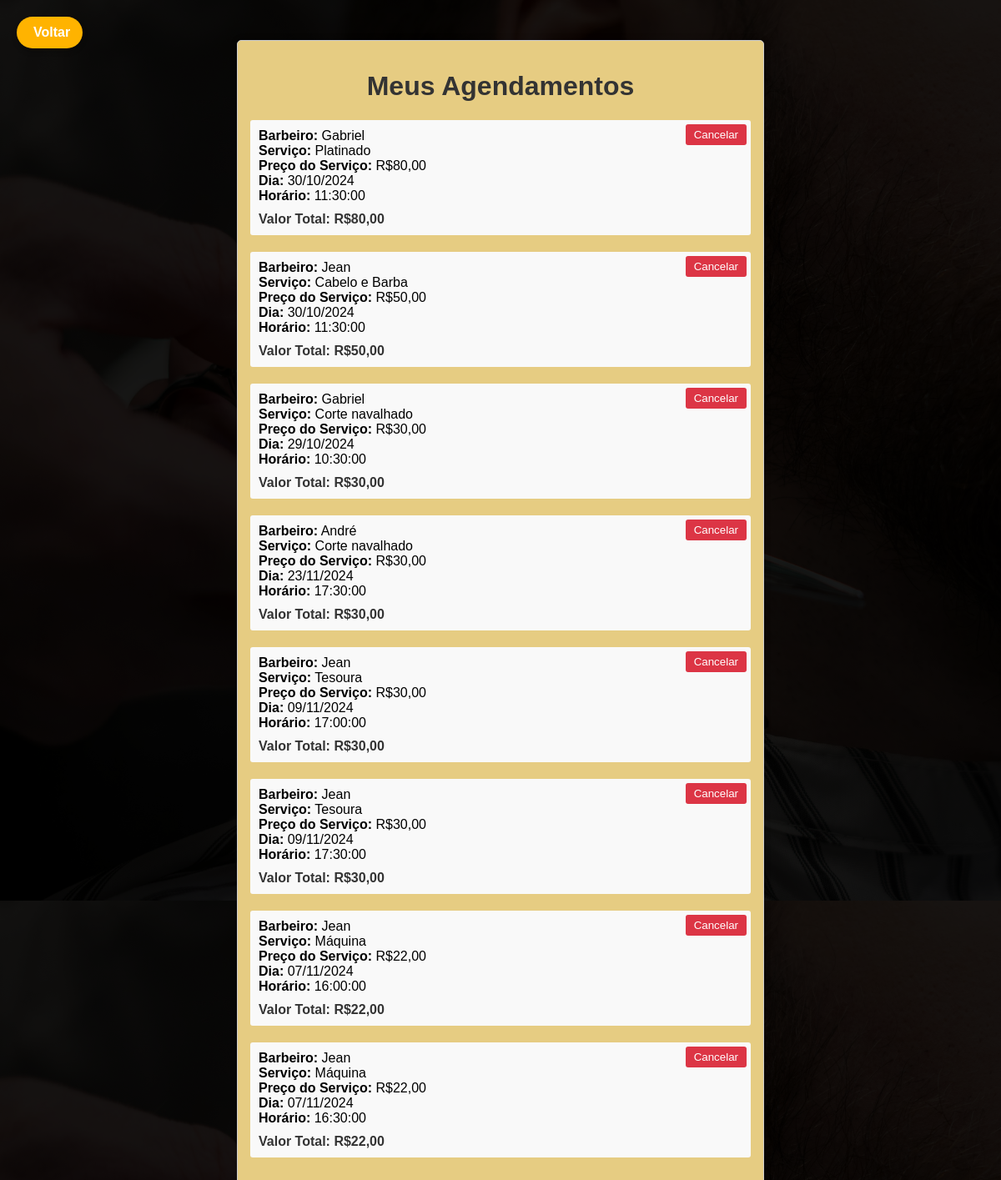
The page /pedidos.php (signed in) on the database as committed earlier.
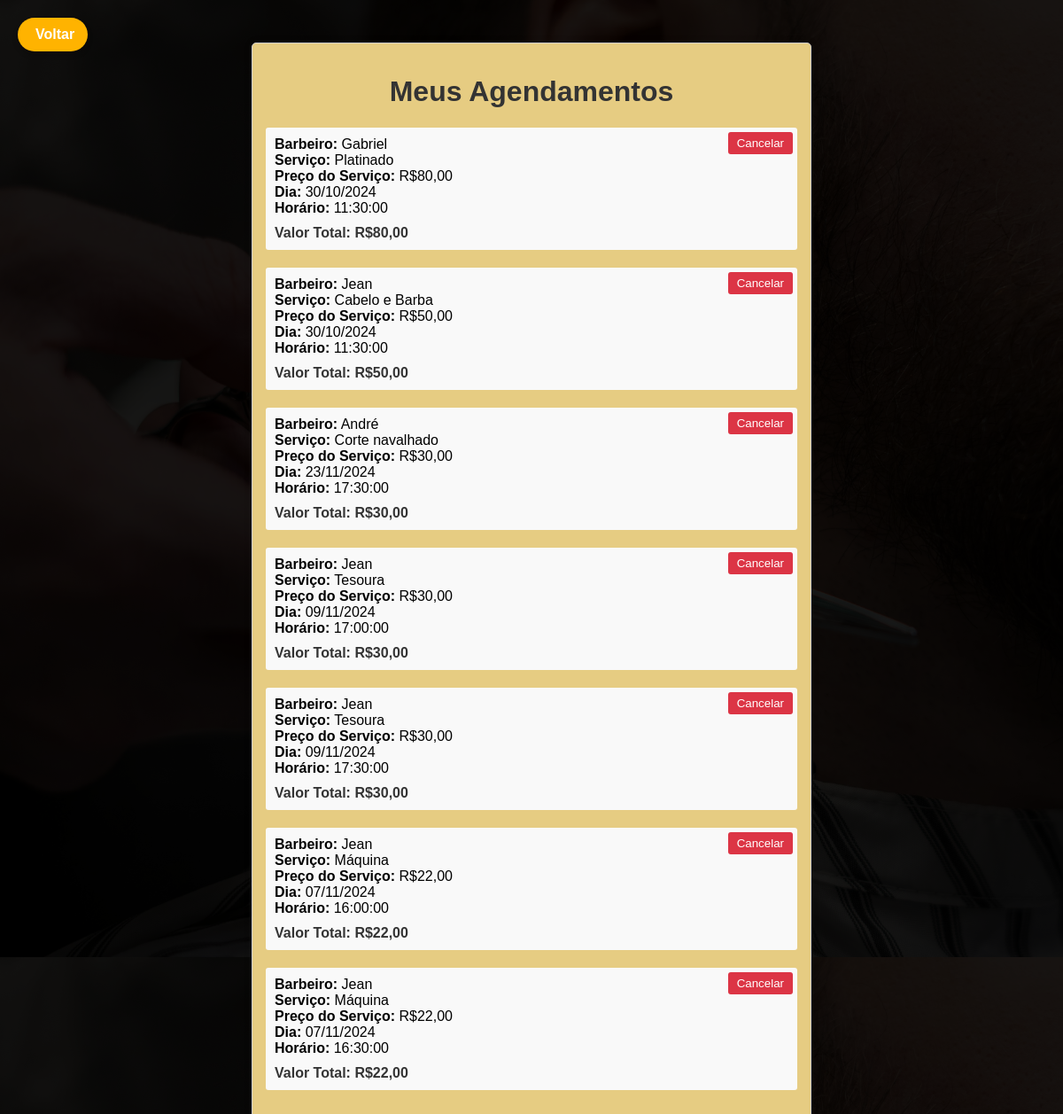
The same page on the database as committed later.
### tables this page shows
CREATE TABLE `agendamentos` (
  `id` int(11) UNSIGNED NOT NULL,
  `usuario_id` int(11) NOT NULL,
  `barbeiro` varchar(250) NOT NULL,
  `servico_id` int(11) UNSIGNED NOT NULL,
  `dia` varchar(250) NOT NULL,
  `horario` time NOT NULL,
  `quantidade` int(11) NOT NULL DEFAULT 1,
  `status` varchar(50) NOT NULL DEFAULT 'Pendente'
);

CREATE TABLE `servicos` (
  `id` int(11) UNSIGNED NOT NULL,
  `nome` varchar(100) NOT NULL,
  `preco` decimal(10,2) NOT NULL
);

### pedidos.php (the view, shortened to what this page needs)
<!DOCTYPE html>
<html lang="pt-br">
<head>
</head>
<body>
        <a href="./inicio.php" class="btn-voltar">
            <i class='bx bx-left-arrow-alt'></i> Voltar
        </a>
    <div class="appointments">
        <h1>Meus Agendamentos</h1>
        <?php
        include("conexao.php");
        $usuario_id = $_SESSION['id'];
        $sql = "SELECT a.id, a.barbeiro, a.dia, a.horario, s.nome AS servico_nome, s.preco AS servico_preco
                FROM agendamentos a
                JOIN servicos s ON a.servico_id = s.id
                WHERE a.usuario_id = '$usuario_id' AND a.status != 'Concluído'";
        $result = $conexao->query($sql);
        if ($result->num_rows > 0) {
            echo "<div class='appointment-list'>";
            while ($row = $result->fetch_assoc()) {
                $barbeiro = $row['barbeiro'];
                $servico = $row['servico_nome'];
                $preco_servico = $row['servico_preco'];
                $dia = date('d/m/Y', strtotime($row['dia']));
                $horario = $row['horario'];
                $valor_total = $preco_servico;
                echo "<div class='appointment-item'>";
                echo "<strong>Barbeiro:</strong> $barbeiro<br>";
                echo "<strong>Serviço:</strong> $servico<br>";
                echo "<strong>Preço do Serviço:</strong> R$" . number_format($preco_servico, 2, ',', '.') . "<br>";
                echo "<strong>Dia:</strong> $dia<br>";
                echo "<strong>Horário:</strong> $horario<br>";
                echo "<div class='total-cost'><strong>Valor Total:</strong> R$" . number_format($valor_total, 2, ',', '.') . "</div>";
                echo "<form method='post' action='pedidos.php'>";
                echo "<button type='submit' class='delete-button' name='cancelar_agendamento'>Cancelar</button>";
                echo "</form>";
                echo "</div>";
            }
            echo "</div>";
        } else {
            echo "<p>Você não tem agendamentos.</p>";
        }
        ?>
    </div>
</body>
</html>

Rows that differ between the two databases and show on the page:
removed agendamentos: barbeiro "Gabriel", servico.nome "Corte navalhado", servico.preco "30,00", dia "29/10/2024", horario "10:30:00"
